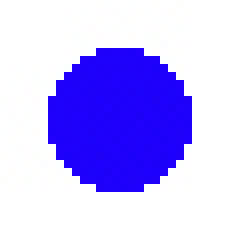
#> input picture Learning_from_images/jupter_files/ex2/images/hog_test/circle.jpg, 30 x 30 px (shown 8 times larger)
$ jupyter execute 02_simple_hog.ipynb   (shell and % lines are left out)   (older library calls are emulated)
#> lines starting #> are read from the running program, lines starting #| are printed output that depends on the picture; after the words box and inside, x2 and y2 are one past the last pixel; in counts of white or black regions, pixels touching at a corner belong together
#> further down, test is the input picture: shape (30, 30, 3); mean B, G, R 253.7, 182.5, 190.9
[cell 1]
import numpy as np
import cv2
import math
import matplotlib
matplotlib.use('TkAgg')
import matplotlib.pyplot as plt

# show plot first run
# test autocompletion with tab or tab+shift

###############################################################
#
# Write your own descriptor / Histogram of Oriented Gradients
#
###############################################################

def im2double(im):
    """
    Converts uint image (0-255) to double image (0.0-1.0) and generalizes
    this concept to any range.

    :param im:
    :return: normalized image
    """
    min_val = np.min(im.ravel())
    max_val = np.max(im.ravel())

    #if (max_val - min_val) == 0:
        # create empty image!

    out = (im.astype('float') - min_val) / (max_val - min_val)
    return out

def plot_histogram(hist, bins):
    width = 0.5 #0.7 * (bins[1] - bins[0])
    center = (bins[:-1] + bins[1:]) / 2
    plt.xlim((-0.2,2*np.pi))
    plt.bar(center, hist, align='center', width=width)
    plt.show()


def compute_simple_hog(imgcolor, keypoints):

    # convert color to gray image and extract feature in gray
    gray = cv2.cvtColor(imgcolor, cv2.COLOR_BGR2GRAY)
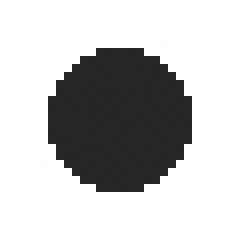
#> gray: shape (30, 30) (shown 8 times larger); min 37, max 255, mean 193.1
    imgnorm = np.float32(gray)
    # 2. convert image to 0-1 image (see im2double)
    #imgnorm = im2double(gray)
    # compute x and y gradients (sobel kernel size 5)

    sobelx = cv2.Sobel(imgnorm, cv2.CV_64F, 1, 0, ksize=5)
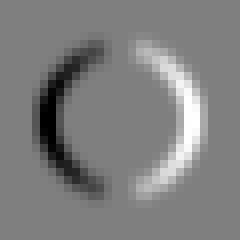
#> sobelx: shape (30, 30) float64 (shown 8 times larger); min -10420, max 10431, mean 0.7; drawn with min black and max white
    sobely = cv2.Sobel(imgnorm, cv2.CV_64F, 0, 1, ksize=5)
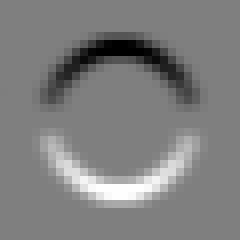
#> sobely: shape (30, 30) float64 (shown 8 times larger); min -10416, max 10431, mean 0.6; drawn with min black and max white

    # compute magnitude and angle of the gradients
    phase=cv2.phase(sobelx,sobely,True)
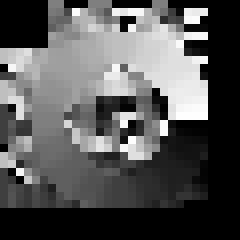
#> phase: shape (30, 30) float64 (shown 8 times larger); min 0, max 6.28, mean 2.12; drawn with min black and max white
    # Calculate the magnitude
    gradmag = np.sqrt(sobelx**2 + sobely**2)
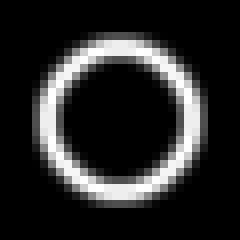
#> gradmag: shape (30, 30) float64 (shown 8 times larger); min 0, max 11132.3, mean 1750.8; drawn with min black and max white
    # [7 lines of commented-out code are left out]
    descr = np.zeros((len(keypoints), 8), np.float32)
    count = 0
    for kp in keypoints:
        #print(kp.pt, kp.size)
        halfsize = int(kp.size/2)

        # get indices
        sub = gradmag[int(kp.pt[0])-halfsize:int(kp.pt[0])+halfsize+1,
                int(kp.pt[1])-halfsize:int(kp.pt[1])+halfsize+1]
        seriell = np.ravel(sub)
        # select valid phases
        sub = phase[int(kp.pt[0])-halfsize:int(kp.pt[0])+halfsize+1,
                int(kp.pt[1])-halfsize:int(kp.pt[1])+halfsize+1]
        phaseseriell = np.ravel(sub)
        validphase = phaseseriell[seriell>0]
        print(len(validphase))

        # create histogram of angle in subwindow BUT only where magnitude of gradients is non zero! Why? Find an
        # answer to that question use np.histogram
        (hist, bins) = np.histogram(validphase,bins=8)

        plot_histogram(hist, bins)

        descr[count] = hist
        count+=1
#> this loop made 1 pass
#> (hist, bins, center in plot_histogram) on pass 1: ([16, 25, 9, 17, 14, 15, 10, 15], [0, 0.779, 1.56, 2.34, 3.12, 3.9, 4.68, 5.46, 6.24], [0.39, 1.17, 1.95, 2.73, 3.51, 4.29, 5.07, 5.85])
#| 121
#> pass 1, in plot_histogram, `plt.show()`:
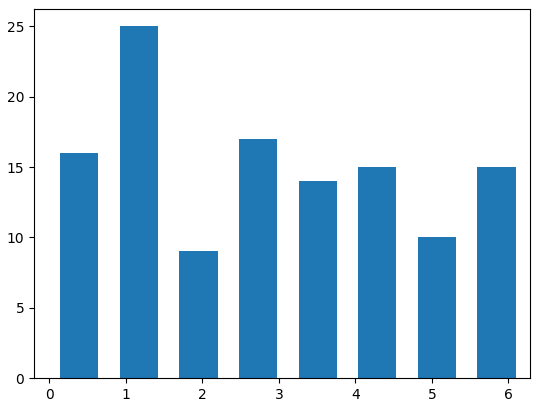
#> figure drawn by matplotlib, 1 panel; tallest bar 25 high, from x = 0.919 to 1.42
#> after the loop, count = 1
    return descr

[cell 2]
keypoints = [cv2.KeyPoint(15, 15, 11)]
#print(len(keypoints))

# test for all test images
test = cv2.imread('./images/hog_test/circle.jpg')
#test = cv2.imread('./images/hog_test/diag.jpg')
#test = cv2.imread('./images/hog_test/horiz.jpg')
#test = cv2.imread('./images/hog_test/vert.jpg')

descriptor = compute_simple_hog(test, keypoints)

$ run again, with Learning_from_images/jupter_files/ex2/images/hog_test/diag.jpg copied over Learning_from_images/jupter_files/ex2/images/hog_test/circle.jpg
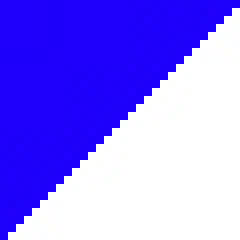
#> input picture Learning_from_images/jupter_files/ex2/images/hog_test/diag.jpg, 30 x 30 px (shown 8 times larger)
#> test is the input picture: shape (30, 30, 3); mean B, G, R 252.9, 123.3, 138.9
#> in compute_simple_hog, `phase=cv2.phase(sobelx,sobely,True)`:
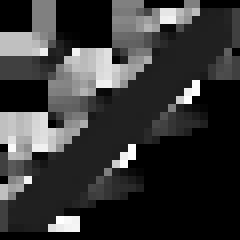
#> phase: shape (30, 30) float64 (shown 8 times larger); min 0, max 6.24, mean 1.34; drawn with min black and max white
#> the loop in compute_simple_hog, `for kp in keypoints:` made 1 pass
#> (hist, bins, center in plot_histogram) on pass 1: ([14, 76, 6, 1, 2, 4, 2, 6], [0, 0.778, 1.56, 2.33, 3.11, 3.89, 4.67, 5.45, 6.22], [0.389, 1.17, 1.95, 2.72, 3.5, 4.28, 5.06, 5.84])
#> (printed output is left out)
#> pass 1, in plot_histogram, `plt.show()`:
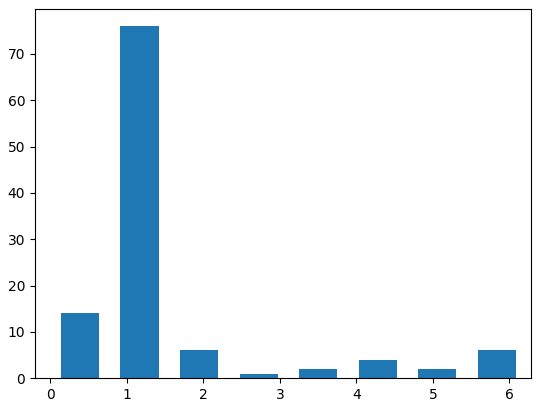
#> figure drawn by matplotlib, 1 panel; tallest bar 76 high, from x = 0.917 to 1.42
#> after the loop in compute_simple_hog, `for kp in keypoints:`: count = 1

$ run again, with Learning_from_images/jupter_files/ex2/images/hog_test/horiz.jpg copied over Learning_from_images/jupter_files/ex2/images/hog_test/circle.jpg
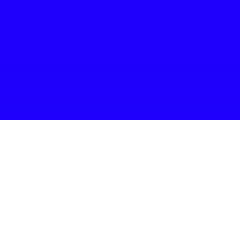
#> input picture Learning_from_images/jupter_files/ex2/images/hog_test/horiz.jpg, 30 x 30 px (shown 8 times larger)
#> test is the input picture: shape (30, 30, 3); mean B, G, R 253.3, 127.6, 142.9
#> in compute_simple_hog, `gray = cv2.cvtColor(imgcolor, cv2.COLOR_BGR2GRAY)`:
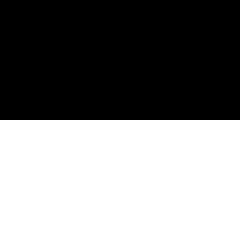
#> gray: shape (30, 30) (shown 8 times larger); values 38 (black) and 255 (white), 50% white; 1 white region, box (x1, y1, x2, y2) and area: (0, 15, 30, 30) 450
#> sobelx: shape (30, 30) float64; every value is 0
#> phase: shape (30, 30) float64; values 0 (black) and 1.57 (white), 13.3% white; 1 white region, box (x1, y1, x2, y2) and area: (0, 13, 30, 17) 120
#> the loop in compute_simple_hog, `for kp in keypoints:` made 1 pass
#> (hist, bins, center in plot_histogram) on pass 1: ([0, 0, 0, 0, 44, 0, 0, 0], [1.07, 1.2, 1.32, 1.45, 1.57, 1.7, 1.82, 1.95, 2.07], [1.13, 1.26, 1.38, 1.51, 1.63, 1.76, 1.88, 2.01])
#> (printed output is left out)
#> pass 1, in plot_histogram, `plt.show()`:
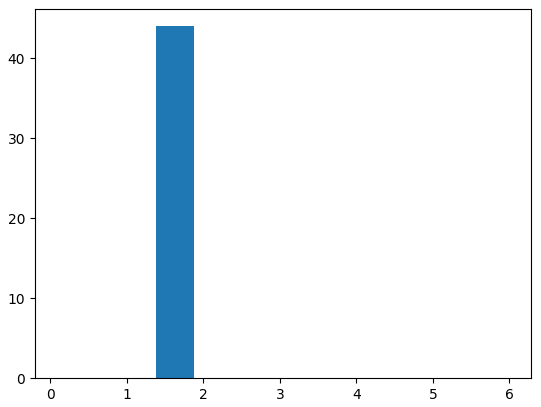
#> figure drawn by matplotlib, 1 panel; tallest bar 44 high, from x = 1.38 to 1.88
#> after the loop in compute_simple_hog, `for kp in keypoints:`: count = 1

$ run again, with Learning_from_images/jupter_files/ex2/images/hog_test/vert.jpg copied over Learning_from_images/jupter_files/ex2/images/hog_test/circle.jpg
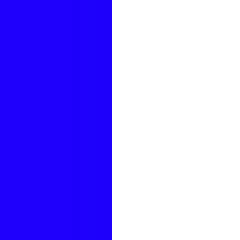
#> input picture Learning_from_images/jupter_files/ex2/images/hog_test/vert.jpg, 30 x 30 px (shown 8 times larger)
#> test is the input picture: shape (30, 30, 3); mean B, G, R 253.4, 136, 150.3
#> sobely: shape (30, 30) float64; every value is 0
#> in compute_simple_hog, `phase=cv2.phase(sobelx,sobely,True)`:
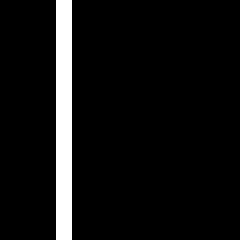
#> phase: shape (30, 30) float64 (shown 8 times larger); values 0 (black) and 3.14 (white), 6.7% white in thin lines or dots, all inside (x1, y1, x2, y2) = (7, 0, 9, 30)
#> the loop in compute_simple_hog, `for kp in keypoints:` made 1 pass
#> (hist, bins) on pass 1: ([0, 0, 0, 0, 55, 0, 0, 0], [-0.5, -0.375, -0.25, -0.125, 0, 0.125, 0.25, 0.375, 0.5])
#> (printed output is left out)
#> pass 1, in plot_histogram, `plt.show()`:
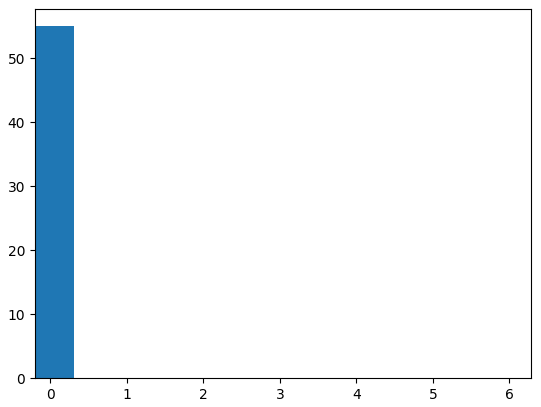
#> figure drawn by matplotlib, 1 panel; tallest bar 55 high, from x = -0.188 to 0.312
#> after the loop in compute_simple_hog, `for kp in keypoints:`: count = 1
